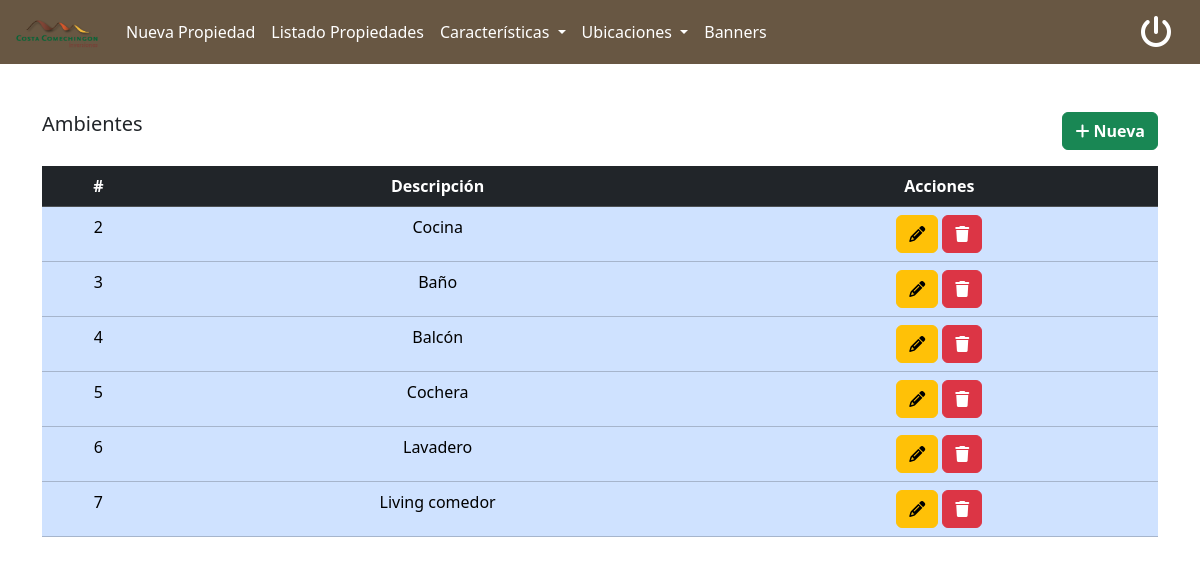
Page /admin/ambientes.php (signed in) on the committed database.
### tables this page shows
CREATE TABLE `ambientes` (
  `id` int(11) NOT NULL,
  `descripcion` varchar(255) DEFAULT NULL,
  `deleted_at` timestamp NULL DEFAULT NULL
);

### src/models/ambientes.php (called while the page is built, shortened)
<?php
class Ambientes
{
  private $conexion;
  public function __construct($conexion)
  {
    $this->conexion = $conexion;
  }
  public function getAmbientes($all = false)
  {
    $query = "SELECT * FROM ambientes";
    if (!$all) {
      $query .= ' WHERE deleted_at is null';
    }
    $resultado = $this->conexion->prepare($query);
    $resultado->execute();
    return $resultado->fetchAll(PDO::FETCH_ASSOC);
  }
}

### admin/ambientes.php (the view, shortened to what this page needs)
<?php
include_once '../src/db/conn.php';
include_once '../src/models/ambientes.php';
$conexion = Conexion::conectar();
$ambientesModel = new Ambientes($conexion);
$ambientes = $ambientesModel->getAmbientes(false);
?>
<!DOCTYPE html>
<html lang="en">
<head>
  <link href="https://cdn.jsdelivr.net/npm/bootstrap@5.3.3/dist/css/bootstrap.min.css" rel="stylesheet">
  <link rel="stylesheet" href="https://cdnjs.cloudflare.com/ajax/libs/font-awesome/6.5.1/css/all.min.css" />
  <link href="https://cdnjs.cloudflare.com/ajax/libs/font-awesome/6.1.1/css/all.min.css" rel="stylesheet">
</head>
<body class="bg-grays-color">
  <div class="container vh-100 mt-5">
    <div class="d-flex mt-5 justify-content-between mb-3">
      <h5>Ambientes</h5>
      <button class="btn btn-success fw-bold" id="agregarAmbiente"><i class="fa fa-plus"></i> Nueva</button>
    </div>
    <table class="table table-primary">
      <thead class="table-dark">
        <tr>
          <th class="text-center">#</th>
          <th class="text-center">Descripción</th>
          <th class="text-center">Acciones</th>
        </tr>
      </thead>
      <tbody>
        <?php foreach ($ambientes as $ambiente) :
          echo '<tr>
                  <td class="text-center">' . $ambiente['id'] . '</th>
                  <td class="text-center">' . $ambiente['descripcion'] . '</th>';
          if ($ambiente['deleted_at'] == null) {
            echo '
                  <td class="text-center">
                    <button class="btn btn-warning" title="Editar" type="button" id="editarAmbiente">
                      <i class="fa fa-pencil"></i>
                    </button>
                    <button class="btn btn-danger" title="Eliminar" type="button" onclick="borrarAmbiente(' . $ambiente['id'] . ')">
                      <i class="fa fa-trash"></i>
                    </button>
                  </td>';
          } else {
            echo '<td class="text-center">
                    <button class="btn btn-success" title="Reactivar" type="button" onclick="restaurarAmbiente(' . $ambiente['id'] . ')">
                      <i class="fa fa-undo"></i>
                    </button>
                  </td>';
          };
          echo '</tr>';
        endforeach;
        ?>
      </tbody>
    </table>
  </div>
</body>

### rows in the picture
ambientes: id "2", descripcion "Cocina"
ambientes: id "3", descripcion "Baño"
ambientes: id "4", descripcion "Balcón"
ambientes: id "5", descripcion "Cochera"
ambientes: id "6", descripcion "Lavadero"
ambientes: id "7", descripcion "Living comedor"
